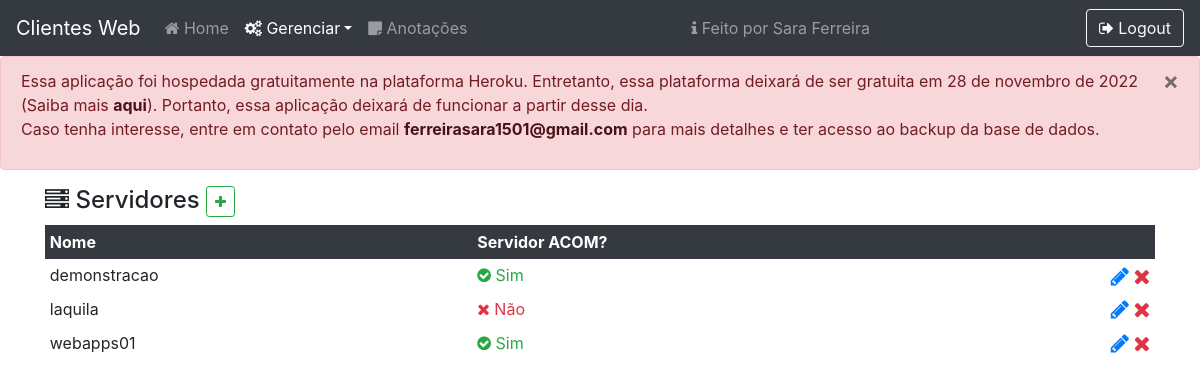
The page /manager/server (signed in) on the database as committed earlier.
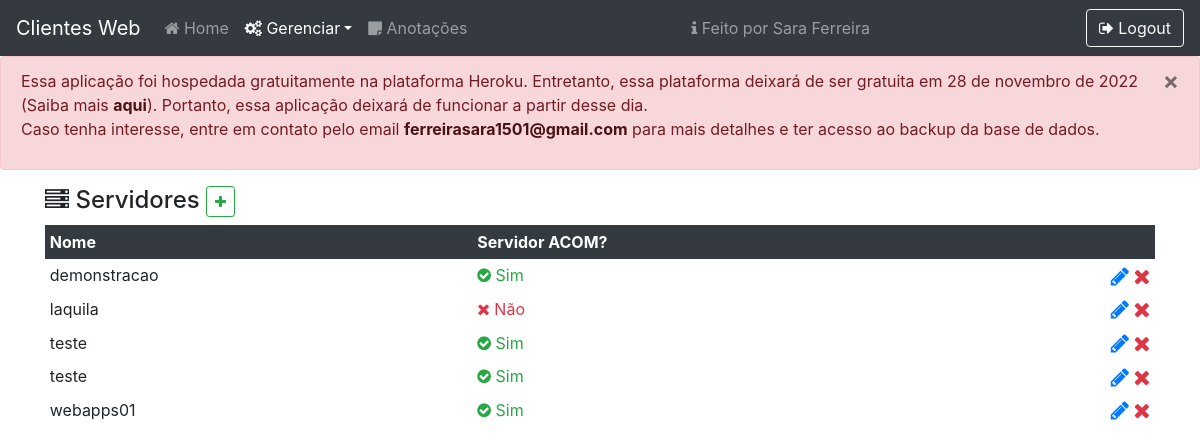
The same page on the database as committed later.
### core/models.py (models this page shows, shortened)
class Server(models.Model):
    name = models.CharField('Name', max_length=100)
    acomServer = models.BooleanField('Acom Server')

### core/views.py (the view)
# urls.py: path('manager/server', managerServer, name='managerServer'),
def managerServer(request):
    if str(request.user) != 'AnonymousUser':
        context = {
            'servers': Server.objects.all().order_by('name')
        }
        return render(request, 'manager-server.html', context)
    else:
        return loginUser(request)

### core/templates/manager-server.html (shortened to what the changed rows need)
{% load static %}
{% load custom_filters %}
<!DOCTYPE html>
<html lang="pt-br">
<head>
    <link rel="stylesheet" href="{% static 'css/style.css' %}">
    <link rel="stylesheet" href="https://cdnjs.cloudflare.com/ajax/libs/font-awesome/4.7.0/css/font-awesome.min.css">
    <link rel="stylesheet" href="https://stackpath.bootstrapcdn.com/bootstrap/4.5.0/css/bootstrap.min.css">
</head>
<body>
    <div class="container">
        <div class="table-responsive">
            <table class="table table-sm table-hover table-borderless">
                <thead class="thead-dark">
                    <tr>
                        <th scope="col">Nome</th>
                        <th scope="col">Servidor ACOM?</th>
                        <th scope="col"></th>
                    </tr>
                </thead>
                <tbody>
                    {% for server in servers %}
                        <tr ondblclick="editServer({{ server.id }});">
                            <td>{{ server.name }}</td>
                            {% if server.acomServer %}
                                <td class="text-success"><i class="fa fa-check-circle"></i> Sim</td>
                            {% else %}
                                <td class="text-danger"><i class="fa fa-close"></i> Não</td>
                            {% endif %}
                            <td class="text-right">
                                <a href="{% url 'editServer' idServer=server.id %}" class="text-primary"><i class="fa fa-pencil fa-lg"></i></a>
                                <a href="{% url 'deleteServer' idServer=server.id %}" class="text-danger"><i class="fa fa-remove fa-lg"></i></a>
                            </td>
                        </tr>
                    {% endfor %}
                </tbody>
            </table>
        </div>
    </div>
</body>
</html>

Rows that differ between the two databases and show on the page:
added Server: name "teste", acomServer True (drawn)
added Server: name "teste", acomServer True (drawn)
